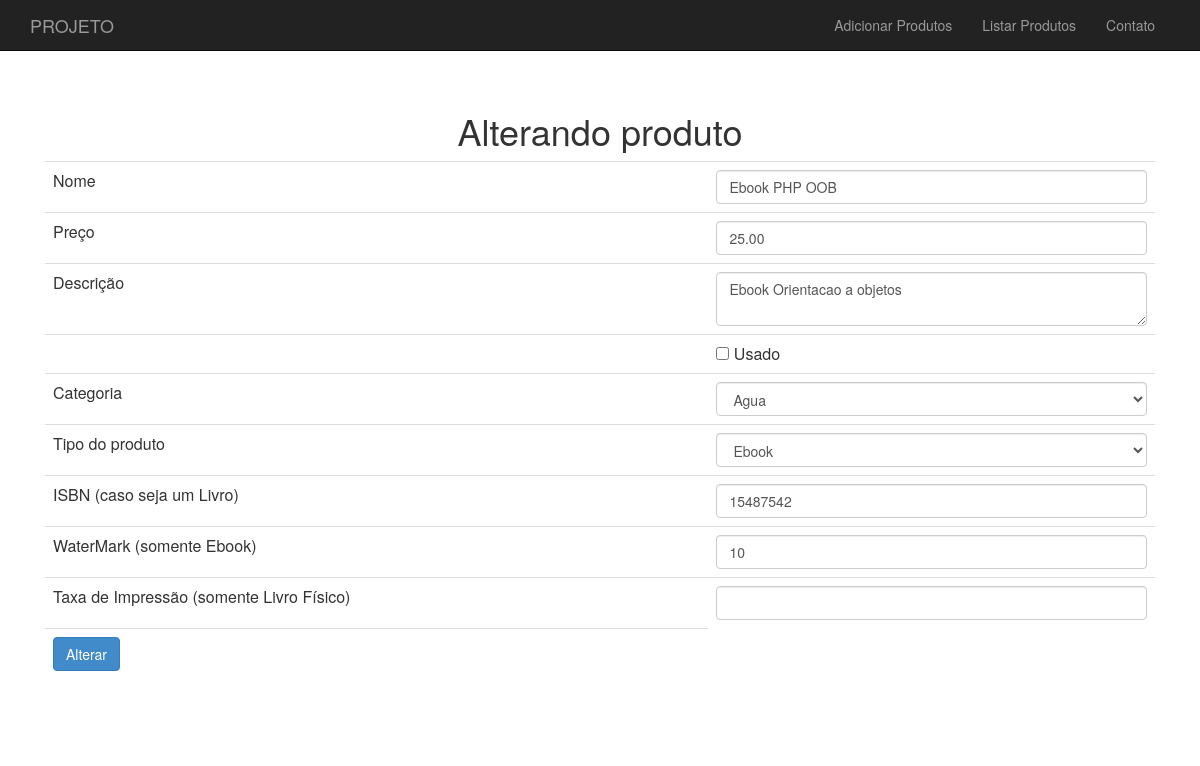
/loja/produto-altera-formulario.php?id=14, run on the app's committed database.
### tables this page shows
CREATE TABLE `produtos` (
  `id` int(11) NOT NULL,
  `nome` varchar(255) DEFAULT NULL,
  `descricao` text NOT NULL,
  `preco` decimal(10,2) DEFAULT NULL,
  `usado` tinyint(1) NOT NULL,
  `categoria_id` int(11) DEFAULT NULL,
  `isbn` varchar(255) DEFAULT NULL,
  `tipoProduto` varchar(255) DEFAULT NULL,
  `waterMark` varchar(255) DEFAULT NULL,
  `taxaImpressao` varchar(255) DEFAULT NULL
);

### loja/class/ProdutoDao.php (called while the page is built, shortened)
<?php
class ProdutoDao {
	private $conexao;
	function __construct($conexao){
		$this->conexao = $conexao;
	}
function buscaProduto($id) {
	$query = "select * from produtos where id = {$id}";
	$resultado = mysqli_query($this->conexao, $query);
	$produto_buscado = mysqli_fetch_assoc($resultado);
    $tipoProduto = $produto_buscado['tipoProduto'];
    $produto_id = $produto_buscado['id'];
    $categoria_id = $produto_buscado['categoria_id'];
    $factory = new ProdutoFactory();
    $produto = $factory->criaPor($tipoProduto, $produto_buscado);
    $produto->atualizaBaseadoEm($produto_buscado);
    $produto->setId($produto_id);
    $produto->getCategoria()->setId($categoria_id);
	return $produto;
}
}
?>

### loja/class/ProdutoFactory.php (called while the page is built)
<?php
class ProdutoFactory {
	private $classes = array("Produto", "Ebook", "LivroFisico");
	function criaPor($tipoProduto, $params){
		$nome = $params['nome'];
		$preco = $params['preco'];
		$descricao = $params['descricao'];
		$usado = $params['usado'];
		$categoria = new Categoria();
		if(in_array($tipoProduto, $this->classes)){
			return new $tipoProduto($nome, $preco, $descricao, $usado, $categoria);
		} else {
			return new Produto($nome, $preco, $descricao, $usado, $categoria);
		}
	}
}

### loja/class/Produto.php (called while the page is built, shortened)
<?php
class Produto {
    private $nome;
    private $preco;
    private $descricao;
    private $usado;
    private $categoria;
    function __construct($nome, $preco, $descricao, $usado, Categoria $categoria){
        $this->nome = $nome;
        $this->preco = $preco;
        $this->descricao = $descricao;
        $this->usado = $usado;
        $this->categoria = $categoria;
    }
    public function getNome(){
    	return $this->nome;
    }
    public function getDescricao(){
    	return $this->descricao;
    }
    public function getpreco(){
    	return $this->preco;
    }
    public function getUsado(){
    	return $this->usado;
    }
    public function setUsado($usado){
    	$this->usado = $usado;
    }
    public function getCategoria(){
    	return $this->categoria;
    }
    function temIsbn(){
        return $this instanceof Livro;
    }
    function temWaterMark(){
        return $this instanceof Ebook;
    }
    function temTaxaImpressao(){
        return $this instanceof LivroFisico;
    }
}

### loja/class/CategoriaDao.php (called while the page is built)
<?php
class CategoriaDao {
	private $conexao;
	function __construct($conexao){
		$this->conexao = $conexao;
	}
	function listaCategorias() {
	$categorias = array();
	$query = "select * from categorias";
	$resultado = mysqli_query($this->conexao, $query);
	while($categoria_array = mysqli_fetch_assoc($resultado)) {
        $categoria = new Categoria();
        $categoria->setId($categoria_array['id']);
		$categoria->setNome($categoria_array['nome']);
        array_push($categorias, $categoria);
	}
	return $categorias;
}
}
?>

### loja/class/Categoria.php (called while the page is built)
<?php
class Categoria {
    private $id;
    private $nome;
    public function getId(){
    	return $this->id;
    }
    public function setId($id){
    	$this->id = $id;
    }
    public function getNome(){
    	return $this->nome;
    }
    public function setNome($nome){
    	$this->nome = $nome;
    }
}

### loja/class/Livro.php (called while the page is built, shortened)
<?php
abstract class Livro extends Produto {
	private $isbn;
    public function getIsbn(){
        return $this->isbn;
    }
    public function setIsbn($isbn){
        $this->isbn = $isbn;
    }
}
 ?>

### loja/class/Ebook.php (called while the page is built)
<?php
class Ebook extends Livro {
	private $waterMark;
	public function getWaterMark() {
		return $this->waterMark;
	}
	public function setWaterMark($waterMark) {
		$this->waterMark = $waterMark;
	}
}

### loja/produto-formulario-base.php (the view)
<tr>
	<td>Nome</td>
	<td>
		<input class="form-control" type="text" name="nome"
		value="<?=$produto->getNome()?>">
	</td>
</tr>
<tr>
	<td>Preço</td>
	<td>
		<input class="form-control" type="number" step="0.01" name="preco"
		value="<?=$produto->getPreco()?>">
	</td>
</tr>
<tr>
	<td>Descrição</td>
	<td>
		<textarea class="form-control" name="descricao"><?=$produto->getDescricao()?></textarea>
	</td>
</tr>
<tr>
	<td></td>
	<td><input type="checkbox" name="usado" <?=$produto->getUsado()?> value="true"> Usado
</tr>
<tr>
	<td>Categoria</td>
	<td>
		<select name="categoria_id" class="form-control">
			<?php
			foreach($categorias as $categoria) :
				$essaEhACategoria = $produto->getCategoria()->getId() == $categoria->getId();
				$selecao = $essaEhACategoria ? "selected='selected'" : "";
			?>
			<option value="<?=$categoria->getId()?>" <?=$selecao?>>
				<?=$categoria->getNome()?>
			</option>
			<?php
			endforeach
			?>
		</select>
	</td>
</tr>
<tr>
	<td>Tipo do produto</td>
	<td>
		<select name="tipoProduto" class="form-control">
			<?php
			$tipos = array("Produto", "Livro Fisico", "Ebook");
			foreach($tipos as $tipo) :
				$tipoSemEspaco = str_replace(' ', '', $tipo);
				$esseEhOTipo = get_class($produto) == $tipoSemEspaco;
				$selecaoTipo = $esseEhOTipo ? "selected='selected'" : "";
			?>
				<?php if ($tipo == "Livro Fisico") : ?>
					<optgroup label="Livros">
				<?php endif ?>
						<option value="<?=$tipoSemEspaco?>" <?=$selecaoTipo?>>
							<?=$tipo?>
						</option>
				<?php if ($tipo == "Ebook") : ?>
					</optgroup>
				<?php endif ?>
			<?php endforeach ?>
		</select>
	</td>
</tr>
<tr>
    <td>ISBN (caso seja um Livro)</td>
    <td>
        <input type="text" name="isbn" class="form-control"
            value="<?php if ($produto->temIsbn()) { echo $produto->getIsbn(); } ?>" />
    </td>
</tr>
<tr>
    <td>WaterMark (somente Ebook)</td>
    <td>
        <input type="text" class="form-control" name="waterMark"
            value="<?php if ($produto->temWaterMark()) { echo $produto->getWaterMark(); } ?>" />
    </td>
</tr>
<tr>
    <td>Taxa de Impressão (somente Livro Físico)</td>
    <td>
        <input type="text" class="form-control" name="taxaImpressao"
            value="<?php if ($produto->temTaxaImpressao()) { echo $produto->getTaxaImpressao(); } ?>" />
    </td>
</tr>

### loja/css/estilos.css (style rules this page uses)
* { margin: 0; padding: 0; -box-sizing: border-box; -webkit--box-sizing: border-box; -moz--box-sizing: border-box; }

### data on the page
produtos: nome "Ebook PHP OOB", preco "25.00", descricao "Ebook Orientacao a objetos", isbn "15487542", waterMark "10"

### other printed values
form field categoria_id "Agua"
form field tipoProduto "Ebook"
